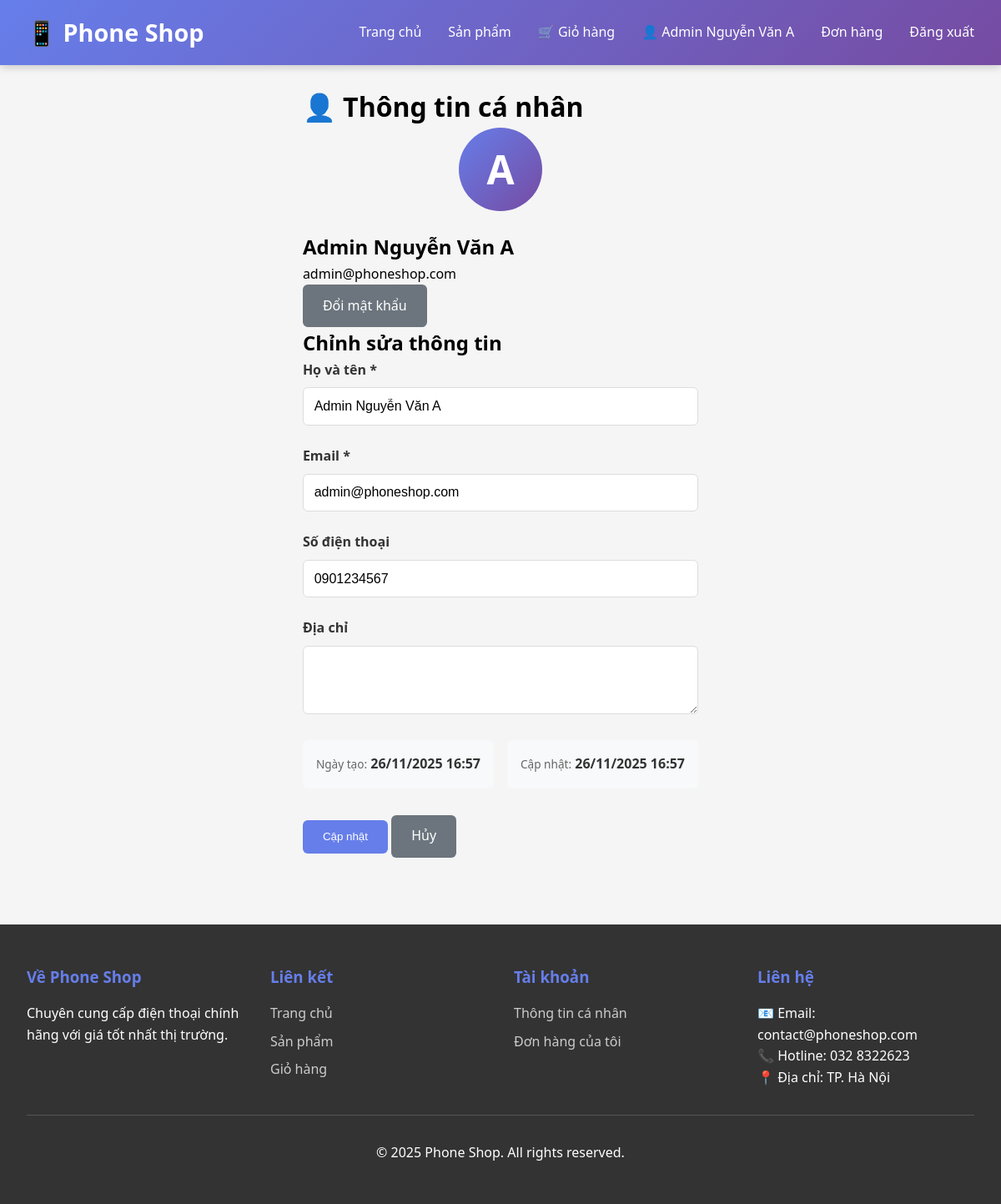
/public/profile (signed in), run on the app's committed database.
### tables this page shows
CREATE TABLE users (
    id INT AUTO_INCREMENT PRIMARY KEY,
    name VARCHAR(100) NOT NULL,
    email VARCHAR(100) NOT NULL UNIQUE,
    phone VARCHAR(20) NOT NULL,
    password VARCHAR(255) NOT NULL,
    role ENUM('customer', 'admin') DEFAULT 'customer',
    created_at TIMESTAMP DEFAULT CURRENT_TIMESTAMP,
    updated_at TIMESTAMP DEFAULT CURRENT_TIMESTAMP ON UPDATE CURRENT_TIMESTAMP,
    INDEX idx_email (email),
    INDEX idx_role (role)
);

### app/Http/Controllers/AuthController.php (called while the page is built, shortened)
<?php
class AuthController
{
    public function profile()
    {
        $userModel = new User();
        $user = $userModel->find(getUserId());
        require_once __DIR__ . '/../../../resources/view/profile/index.php';
    }
}

### app/Http/Kernel.php (called while the page is built, shortened)
<?php
class Kernel
{
    protected $routes = [];
    protected $method;
    protected $uri;
    public function __construct()
    {
        $this->routes = require __DIR__ . '/../../routes/web.php';
        $this->method = $_SERVER['REQUEST_METHOD'];
        $this->uri = $this->getUri();
    }
    protected function getUri()
    {
        $uri = $_SERVER['REQUEST_URI'];
        $scriptName = $_SERVER['SCRIPT_NAME'] ?? '/index.php';
        $baseDir = str_replace('\\', '/', dirname($scriptName));
        if ($baseDir !== '/' && $baseDir !== '') {
            if (strpos($uri, $baseDir) === 0) {
                $uri = substr($uri, strlen($baseDir));
            }
        }
        $uri = '/' . trim($uri, '/');
        return $uri;
    }
    public function dispatch()
    {
        $matchedRoute = $this->matchRoute($this->routes[$this->method]);
        list($controllerName, $action) = explode('@', $matchedRoute['handler']);
        $controller = new $controllerClass();
        call_user_func_array([$controller, $action], $matchedRoute['params']);
    }
    protected function matchRoute($routes)
    {
        foreach ($routes as $pattern => $handler) {
            $regex = $this->convertToRegex($pattern);
            if (preg_match($regex, $this->uri, $matches)) {
                array_shift($matches);
                return [
                    'handler' => $handler,
                    'params' => $matches
                ];
            }
        }
        return false;
    }
    protected function convertToRegex($pattern)
    {
        $pattern = preg_replace('/\{([a-zA-Z0-9_]+)\}/', '([^/]+)', $pattern);
        $pattern = str_replace('/', '\/', $pattern);
        return '/^' . $pattern . '$/';
    }
    public function run()
    {
        $this->dispatch();
    }
}

### public/index.php (called while the page is built, shortened)
<?php
require_once __DIR__ . '/../autoload.php';
require_once __DIR__ . '/../app/Http/Kernel.php';
$kernel = new Http\Kernel();
$kernel->run();

### autoload.php (called while the page is built, shortened)
<?php
if (file_exists(__DIR__ . '/config/app.php')) {
    $appConfig = require __DIR__ . '/config/app.php';
}
spl_autoload_register(function ($class) {
    $namespaceMap = [
        'Controllers\\' => __DIR__ . '/app/Http/Controllers/',
        'Models\\' => __DIR__ . '/app/Models/',
        'Middleware\\' => __DIR__ . '/app/Http/Middleware/',
        'Http\\' => __DIR__ . '/app/Http/',
    ];
    foreach ($namespaceMap as $prefix => $baseDir) {
        if (strpos($class, $prefix) === 0) {
            $relativeClass = substr($class, strlen($prefix));
            $file = $baseDir . str_replace('\\', '/', $relativeClass) . '.php';
            if (file_exists($file)) {
                return true;
            }
        }
    }
    return false;
});
function config($key, $default = null)
{
    static $config = [];
    $parts = explode('.', $key);
    $file = $parts[0];
    if (!isset($config[$file])) {
        $configFile = __DIR__ . '/config/' . $file . '.php';
        if (file_exists($configFile)) {
            $config[$file] = require $configFile;
        } else {
            return $default;
        }
    }
    $value = $config[$file];
    for ($i = 1; $i < count($parts); $i++) {
        $value = $value[$parts[$i]];
    }
    return $value;
}

### app/Helper/auth.php (called while the page is built, shortened)
<?php
function getUserId()
{
    return $_SESSION['user_id'] ?? null;
}

### config/database.php (called while the page is built)
<?php
return [
    'host' => 'localhost',
    'port' => 3307,
    'database' => 'phone_shop',
    'username' => 'root',
    'password' => '',
    'charset' => 'utf8mb4',
    'collation' => 'utf8mb4_unicode_ci',
    'options' => [
        PDO::ATTR_ERRMODE => PDO::ERRMODE_EXCEPTION,
        PDO::ATTR_DEFAULT_FETCH_MODE => PDO::FETCH_ASSOC,
        PDO::ATTR_EMULATE_PREPARES => false,
    ]
];

### config/app.php (called while the page is built)
<?php
$protocol = (!empty($_SERVER['HTTPS']) && $_SERVER['HTTPS'] !== 'off') ? 'https' : 'http';
$host = $_SERVER['HTTP_HOST'] ?? 'localhost';
$scriptName = $_SERVER['SCRIPT_NAME'] ?? '';
$baseDir = str_replace('\\', '/', dirname($scriptName));
$autoBaseUrl = $protocol . '://' . $host . $baseDir;
$autoAssetsUrl = $protocol . '://' . $host . str_replace('/public', '/resources', $baseDir);
return [
    'name' => 'Phone Shop',
    'version' => '1.0.0',
    'base_url' => $autoBaseUrl,
    'assets_url' => $autoAssetsUrl,
    'root_path' => dirname(__DIR__),
    'app_path' => dirname(__DIR__) . '/app',
    'public_path' => dirname(__DIR__) . '/public',
    'resources_path' => dirname(__DIR__) . '/resources',
    'upload_path' => dirname(__DIR__) . '/public/uploads',
    'session' => [
        'name' => 'phone_shop_session',
        'lifetime' => 7200,
        'secure' => false,
        'httponly' => true,
        'samesite' => 'Lax'
    ],
    'security' => [
        'password_min_length' => 6,
        'password_hash_algo' => PASSWORD_BCRYPT,
        'password_hash_cost' => 10
    ],
    'upload' => [
        'max_size' => 5242880,
        'allowed_extensions' => ['jpg', 'jpeg', 'png', 'gif', 'webp'],
        'image_path' => 'uploads/images'
    ],
    'pagination' => [
        'per_page' => 12,
        'per_page_admin' => 20
    ],
    'timezone' => 'Asia/Ho_Chi_Minh',
    'debug' => true,
    'mail' => [
        'from_email' => 'noreply@phoneshop.com',
        'from_name' => 'Phone Shop'
    ]
];

### app/Models/BaseModel.php (called while the page is built, shortened)
<?php
class BaseModel
{
    protected static $connection = null;
    protected $table = '';
    protected $primaryKey = 'id';
    public static function getConnection()
    {
        if (self::$connection === null) {
            try {
                $dbConfig = config('database');
                $dsn = sprintf(
                    "mysql:host=%s;port=%s;dbname=%s;charset=%s",
                    $dbConfig['host'],
                    $dbConfig['port'] ?? 3306,
                    $dbConfig['database'],
                    $dbConfig['charset']
                );
                self::$connection = new PDO(
                    $dsn,
                    $dbConfig['username'],
                    $dbConfig['password'],
                    $dbConfig['options']
                );
            } catch (PDOException $e) {
                die("Database connection failed: " . $e->getMessage());
            }
        }
        return self::$connection;
    }
    public function find($id)
    {
        $sql = "SELECT * FROM {$this->table} WHERE {$this->primaryKey} = ? LIMIT 1";
        $stmt = $this->getConnection()->prepare($sql);
        $stmt->execute([$id]);
        return $stmt->fetch();
    }
}

### app/Helper/utils.php (called while the page is built, shortened)
<?php
function escape($value)
{
    return htmlspecialchars($value, ENT_QUOTES, 'UTF-8');
}
function url($path = '')
{
    $scriptName = $_SERVER['SCRIPT_NAME'] ?? '/index.php';
    $baseDir = str_replace('\\', '/', dirname($scriptName));
    return rtrim($baseDir, '/') . $path;
}

### resources/view/profile/index.php (the view, shortened to what this page needs)
<?php
include __DIR__ . '/../layouts/header-component.php';
?>
<div class="container">
    <h1>👤 Thông tin cá nhân</h1>
    <div class="profile-container">
        <div class="profile-sidebar">
            <div class="profile-avatar">
                <?= strtoupper(substr($user['name'], 0, 1)) ?>
            </div>
            <h2><?= escape($user['name']) ?></h2>
            <p><?= escape($user['email']) ?></p>
            <a href="<?= config('app.base_url') ?>/profile/change-password" class="btn btn-secondary">Đổi mật khẩu</a>
        </div>
        <div class="profile-content">
            <h2>Chỉnh sửa thông tin</h2>
            <form method="POST" action="">
                <div class="form-group">
                    <label for="name">Họ và tên *</label>
                    <input type="text" id="name" name="name" value="<?= escape($user['name']) ?>" required>
                </div>
                <div class="form-group">
                    <label for="email">Email *</label>
                    <input type="email" id="email" name="email" value="<?= escape($user['email']) ?>" required>
                </div>
                <div class="form-group">
                    <label for="phone">Số điện thoại</label>
                    <input type="tel" id="phone" name="phone" value="<?= escape($user['phone'] ?? '') ?>"
                        placeholder="0xxxxxxxxx">
                </div>
                <div class="form-group">
                    <label for="address">Địa chỉ</label>
                    <textarea id="address" name="address" rows="3"><?= escape($user['address'] ?? '') ?></textarea>
                </div>
                <div class="info-grid">
                    <div class="info-item">
                        <span class="info-label">Ngày tạo:</span>
                        <span class="info-value"><?= date('d/m/Y H:i', strtotime($user['created_at'])) ?></span>
                    </div>
                    <div class="info-item">
                        <span class="info-label">Cập nhật:</span>
                        <span class="info-value"><?= date('d/m/Y H:i', strtotime($user['updated_at'])) ?></span>
                    </div>
                </div>
                <div class="form-actions">
                    <button type="submit" class="btn btn-primary">Cập nhật</button>
                    <a href="<?= url('/') ?>" class="btn btn-secondary">Hủy</a>
                </div>
            </form>
        </div>
    </div>
</div>
<?php include __DIR__ . '/../layouts/footer-component.php'; ?>

### public/resources/css/main.css (style rules this page uses)
* { margin: 0; padding: 0; box-sizing: border-box; }
html, body { height: 100%; }
body { font-family: "Segoe UI", Tahoma, Geneva, Verdana, sans-serif; line-height: 1.6; background: #f5f5f5; padding-top: 70px; display: flex; flex-direction: column; min-height: 100vh; }
.container { max-width: 1200px; margin: 0 auto; padding: 2rem; flex: 1; }
.btn { padding: 0.8rem 1.5rem; border: none; border-radius: 6px; cursor: pointer; font-weight: 500; text-decoration: none; display: inline-block; transition: all 0.3s; text-align: center; }
.btn-primary { background: #667eea; color: white; }
.btn-secondary { background: #6c757d; color: white; }
.form-group { margin-bottom: 1.5rem; }
.form-group label { display: block; margin-bottom: 0.5rem; font-weight: 600; color: #333; }
.form-group input, .form-group select, .form-group textarea { width: 100%; padding: 0.8rem; border: 1px solid #ddd; border-radius: 6px; font-size: 1rem; }

### public/resources/css/profile.css (style rules this page uses)
.profile-avatar { width: 100px; height: 100px; border-radius: 50%; background: linear-gradient(135deg, #667eea 0%, #764ba2 100%); color: white; display: flex; align-items: center; justify-content: center; font-size: 3rem; font-weight: 600; margin: 0 auto 1.5rem; }
.info-grid { display: grid; grid-template-columns: repeat(2, 1fr); gap: 1rem; margin-bottom: 2rem; }
.info-item { padding: 1rem; background: #f8f9fa; border-radius: 6px; }
.info-label { font-size: 0.85rem; color: #666; margin-bottom: 0.5rem; }
.info-value { font-weight: 600; color: #333; font-size: 1rem; }

### data on the page
users: name "A", name "Admin Nguyễn Văn A", email "admin@phoneshop.com", phone "0901234567", created_at "26/11/2025 16:57", updated_at "26/11/2025 16:57"

### other printed values
getUserName() "Admin Nguyễn Văn A"
